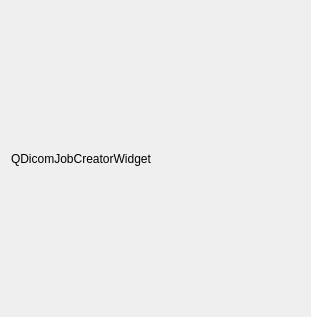
<?xml version="1.0" encoding="UTF-8"?>
<ui version="4.0">
 <class>QDicomJobCreatorWidgetBase</class>
 <widget class="QWidget" name="QDicomJobCreatorWidgetBase">
  <property name="geometry">
   <rect>
    <x>0</x>
    <y>0</y>
    <width>311</width>
    <height>317</height>
   </rect>
  </property>
  <layout class="QGridLayout" name="gridLayout">
   <item row="0" column="0">
    <widget class="QLabel" name="label">
     <property name="text">
      <string>QDicomJobCreatorWidget</string>
     </property>
    </widget>
   </item>
  </layout>
 </widget>
 <resources>
  <include location="../../../main/main.qrc"/>
 </resources>
 <connections/>
</ui>
